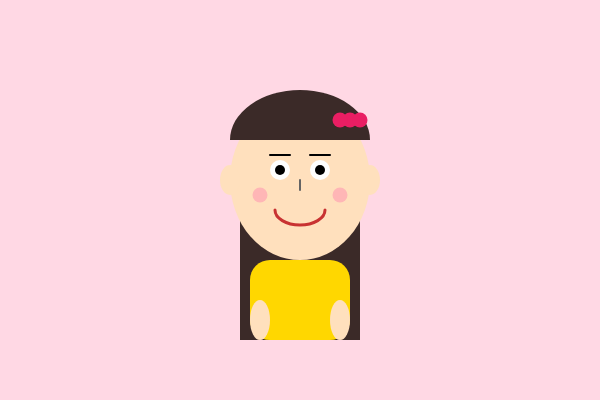
Frame 1 (no input)
Frame 60 (no input): identical to frame 1, image omitted
Frame 120 (the mouse pressed at the canvas centre since frame 60): identical to frame 1, image omitted

The p5.js sketch that drew this single still picture (run headless with seeded random() and noise() and a simulated clock; from frame 60 on, the mouse is pressed at the canvas centre):

// p5.js sketch
// ── sketch.js
let xPos;

function setup() {
  createCanvas(600, 400);
  xPos = width / 2;  
}

function draw() {
  background('#FFD8E4');

  drawCharacter(xPos);
}

function drawCharacter(x) {
  noStroke();

  //머리
  fill('#3B2A28');
  rect(x - 60, 180, 120, 160);

  //얼굴
  fill('#FFE0BD');
  ellipse(x, 180, 140, 160);

  //귀
  ellipse(x - 70, 180, 20, 30);
  ellipse(x + 70, 180, 20, 30);

  //앞머리
  fill('#3B2A28');
  arc(x, 140, 140, 100, PI, TWO_PI, OPEN);

  //눈
  fill(255);
  ellipse(x - 20, 170, 20, 20);
  ellipse(x + 20, 170, 20, 20);

  //눈동자
  fill(0);
  ellipse(x - 20, 170, 10, 10);
  ellipse(x + 20, 170, 10, 10);

  //눈썹
  stroke(0);
  strokeWeight(2);
  line(x - 30, 155, x - 10, 155);
  line(x + 10, 155, x + 30, 155);

  //코
  stroke(100);
  line(x, 180, x, 190);

  //입
  noFill();
  stroke(200, 50, 50);
  strokeWeight(3);
  arc(x, 210, 50, 30, 0, PI);

  //볼터치
  noStroke();
  fill('#FFB6B6');
  ellipse(x - 40, 195, 15, 15);
  ellipse(x + 40, 195, 15, 15);

  //옷
  fill('#FFD700');
  rect(x - 50, 260, 100, 80, 20);
  fill('#FFE0BD');
  ellipse(x - 40, 320, 20, 40);
  ellipse(x + 40, 320, 20, 40);

  //리본
  fill('#E91E63');
  ellipse(x + 50, 120, 15, 15);
  ellipse(x + 40, 120, 15, 15);
  ellipse(x + 60, 120, 15, 15);
}
